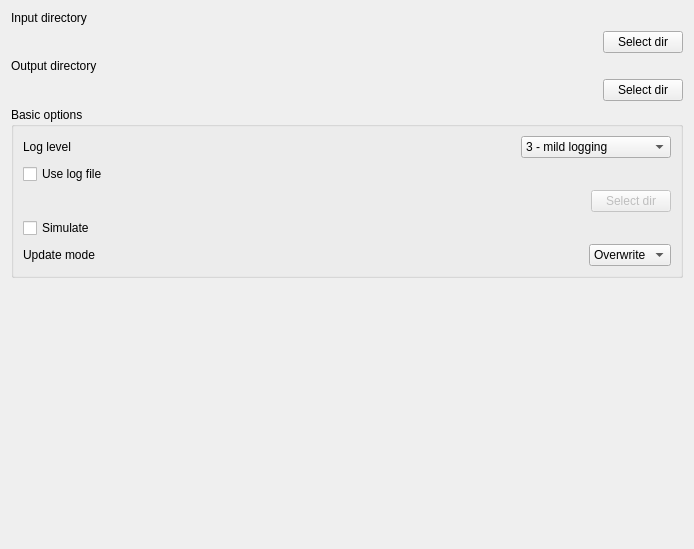
<?xml version="1.0" encoding="UTF-8"?>
<ui version="4.0">
 <class>SpdrGuiBasicInputForm</class>
 <widget class="QWidget" name="SpdrGuiBasicInputForm">
  <property name="geometry">
   <rect>
    <x>0</x>
    <y>0</y>
    <width>694</width>
    <height>549</height>
   </rect>
  </property>
  <property name="windowTitle">
   <string>Form</string>
  </property>
  <layout class="QGridLayout" name="gridLayoutMain">
   <item row="0" column="0">
    <widget class="QLabel" name="labelInput">
     <property name="text">
      <string>Input directory</string>
     </property>
    </widget>
   </item>
   <item row="1" column="0">
    <widget class="QWidget" name="inputPlaceholder" native="true">
     <property name="sizePolicy">
      <sizepolicy hsizetype="Expanding" vsizetype="Minimum">
       <horstretch>0</horstretch>
       <verstretch>0</verstretch>
      </sizepolicy>
     </property>
     <property name="toolTip">
      <string>Type in the directory holding your up-to-date data</string>
     </property>
    </widget>
   </item>
   <item row="1" column="1">
    <widget class="QPushButton" name="pushButtonInput">
     <property name="toolTip">
      <string>Browse to directory holding your up-to-date data</string>
     </property>
     <property name="text">
      <string>Select dir</string>
     </property>
    </widget>
   </item>
   <item row="2" column="0">
    <widget class="QLabel" name="labelOutput">
     <property name="text">
      <string>Output directory</string>
     </property>
    </widget>
   </item>
   <item row="3" column="0">
    <widget class="QWidget" name="outputPlaceholder" native="true">
     <property name="sizePolicy">
      <sizepolicy hsizetype="Expanding" vsizetype="Minimum">
       <horstretch>0</horstretch>
       <verstretch>0</verstretch>
      </sizepolicy>
     </property>
     <property name="toolTip">
      <string>Specify the directory that should be brought up to date with the input directory</string>
     </property>
    </widget>
   </item>
   <item row="3" column="1">
    <widget class="QPushButton" name="pushButtonOutput">
     <property name="toolTip">
      <string>Browse to directory that should be brought up to date with the input directory</string>
     </property>
     <property name="text">
      <string>Select dir</string>
     </property>
    </widget>
   </item>
   <item row="4" column="0" colspan="2">
    <widget class="QGroupBox" name="groupBoxOptions">
     <property name="title">
      <string>Basic options</string>
     </property>
     <layout class="QGridLayout" name="gridLayout">
      <item row="0" column="0" colspan="2">
       <layout class="QHBoxLayout" name="horizontalLayout_3">
        <item>
         <widget class="QLabel" name="labelLogLevel">
          <property name="enabled">
           <bool>true</bool>
          </property>
          <property name="sizePolicy">
           <sizepolicy hsizetype="Expanding" vsizetype="Preferred">
            <horstretch>0</horstretch>
            <verstretch>0</verstretch>
           </sizepolicy>
          </property>
          <property name="text">
           <string>Log level</string>
          </property>
         </widget>
        </item>
        <item>
         <spacer name="horizontalSpacer">
          <property name="orientation">
           <enum>Qt::Horizontal</enum>
          </property>
          <property name="sizeHint" stdset="0">
           <size>
            <width>40</width>
            <height>20</height>
           </size>
          </property>
         </spacer>
        </item>
        <item>
         <widget class="QComboBox" name="comboBoxLogLevel">
          <property name="enabled">
           <bool>true</bool>
          </property>
          <property name="sizePolicy">
           <sizepolicy hsizetype="Minimum" vsizetype="Fixed">
            <horstretch>0</horstretch>
            <verstretch>0</verstretch>
           </sizepolicy>
          </property>
          <property name="maximumSize">
           <size>
            <width>150</width>
            <height>16777215</height>
           </size>
          </property>
          <property name="toolTip">
           <string>Use this control to specify how much log data do you want to see. Options range from no logging to debug logging (this one will log absolutely everything it does; it's not useful unless you want to report bugs or debug the application).

Setting 3 - mild logging is recommended.</string>
          </property>
          <property name="currentIndex">
           <number>3</number>
          </property>
          <item>
           <property name="text">
            <string>0 - no logging</string>
           </property>
          </item>
          <item>
           <property name="text">
            <string>1 - only critical errors</string>
           </property>
          </item>
          <item>
           <property name="text">
            <string>2 - only errors</string>
           </property>
          </item>
          <item>
           <property name="text">
            <string>3 - mild logging</string>
           </property>
          </item>
          <item>
           <property name="text">
            <string>4 - medium logging</string>
           </property>
          </item>
          <item>
           <property name="text">
            <string>5 - excessive logging</string>
           </property>
          </item>
          <item>
           <property name="text">
            <string>6 - log everything (debug output)</string>
           </property>
          </item>
         </widget>
        </item>
       </layout>
      </item>
      <item row="1" column="0">
       <widget class="QCheckBox" name="checkBoxLog">
        <property name="sizePolicy">
         <sizepolicy hsizetype="Expanding" vsizetype="Fixed">
          <horstretch>0</horstretch>
          <verstretch>0</verstretch>
         </sizepolicy>
        </property>
        <property name="toolTip">
         <string>When checked, Spdr will print all log messages to a log file, instead of using standard output/ standard error channels.</string>
        </property>
        <property name="text">
         <string>Use log file</string>
        </property>
       </widget>
      </item>
      <item row="1" column="1">
       <spacer name="horizontalSpacer_3">
        <property name="orientation">
         <enum>Qt::Horizontal</enum>
        </property>
        <property name="sizeHint" stdset="0">
         <size>
          <width>312</width>
          <height>20</height>
         </size>
        </property>
       </spacer>
      </item>
      <item row="2" column="0" colspan="2">
       <layout class="QHBoxLayout" name="horizontalLayout">
        <item>
         <widget class="QWidget" name="logPlaceholder" native="true">
          <property name="sizePolicy">
           <sizepolicy hsizetype="Expanding" vsizetype="Minimum">
            <horstretch>0</horstretch>
            <verstretch>0</verstretch>
           </sizepolicy>
          </property>
          <property name="toolTip">
           <string>Specify the file you wish to use as a log file</string>
          </property>
         </widget>
        </item>
        <item>
         <widget class="QPushButton" name="pushButtonLog">
          <property name="enabled">
           <bool>false</bool>
          </property>
          <property name="toolTip">
           <string>Specify the file you wish to use as a log file</string>
          </property>
          <property name="text">
           <string>Select dir</string>
          </property>
         </widget>
        </item>
       </layout>
      </item>
      <item row="3" column="0">
       <widget class="QCheckBox" name="checkBoxSimulate">
        <property name="sizePolicy">
         <sizepolicy hsizetype="Expanding" vsizetype="Fixed">
          <horstretch>0</horstretch>
          <verstretch>0</verstretch>
         </sizepolicy>
        </property>
        <property name="toolTip">
         <string>When checked, Spdr will simulate it's usual workflow. What that means is that it will perform all the operations as usual, print all the log messages, etc. but it will not actually make any changes to the file system.

Simulation mode can be used to see if Spdr works correctly without risking any lasting changes to the data. It is best combined with using a high log level.</string>
        </property>
        <property name="text">
         <string>Simulate</string>
        </property>
       </widget>
      </item>
      <item row="3" column="1">
       <spacer name="horizontalSpacer_4">
        <property name="orientation">
         <enum>Qt::Horizontal</enum>
        </property>
        <property name="sizeHint" stdset="0">
         <size>
          <width>312</width>
          <height>20</height>
         </size>
        </property>
       </spacer>
      </item>
      <item row="4" column="0" colspan="2">
       <layout class="QHBoxLayout" name="horizontalLayout_2">
        <item>
         <widget class="QLabel" name="labelUpdateMode">
          <property name="sizePolicy">
           <sizepolicy hsizetype="Expanding" vsizetype="Preferred">
            <horstretch>0</horstretch>
            <verstretch>0</verstretch>
           </sizepolicy>
          </property>
          <property name="text">
           <string>Update mode</string>
          </property>
         </widget>
        </item>
        <item>
         <spacer name="horizontalSpacer_2">
          <property name="orientation">
           <enum>Qt::Horizontal</enum>
          </property>
          <property name="sizeHint" stdset="0">
           <size>
            <width>40</width>
            <height>20</height>
           </size>
          </property>
         </spacer>
        </item>
        <item>
         <widget class="QComboBox" name="comboBoxUpdateMode">
          <property name="sizePolicy">
           <sizepolicy hsizetype="Minimum" vsizetype="Fixed">
            <horstretch>0</horstretch>
            <verstretch>0</verstretch>
           </sizepolicy>
          </property>
          <property name="toolTip">
           <string>Use this control to specify what should be done when Spdr encounters an already existing file with the same name present in output. If files are identical, Spdr will simply skip that file. But if the contents are different, &lt;b&gt;Update mode&lt;/b&gt; will kick in:
 - overwrite - will overwrite the file in output with the version from input
 - ignore - will skip the file
 - ask - will ask what to do (&lt;b&gt;NOT IMPLEMENTED YET!&lt;/b&gt;)</string>
          </property>
          <property name="currentIndex">
           <number>1</number>
          </property>
          <item>
           <property name="text">
            <string>Ask</string>
           </property>
          </item>
          <item>
           <property name="text">
            <string>Overwrite</string>
           </property>
          </item>
          <item>
           <property name="text">
            <string>Ignore</string>
           </property>
          </item>
         </widget>
        </item>
       </layout>
      </item>
     </layout>
    </widget>
   </item>
   <item row="5" column="0" colspan="2">
    <spacer name="verticalSpacer">
     <property name="orientation">
      <enum>Qt::Vertical</enum>
     </property>
     <property name="sizeHint" stdset="0">
      <size>
       <width>20</width>
       <height>170</height>
      </size>
     </property>
    </spacer>
   </item>
  </layout>
 </widget>
 <resources/>
 <connections>
  <connection>
   <sender>checkBoxLog</sender>
   <signal>toggled(bool)</signal>
   <receiver>pushButtonLog</receiver>
   <slot>setEnabled(bool)</slot>
   <hints>
    <hint type="sourcelabel">
     <x>242</x>
     <y>178</y>
    </hint>
    <hint type="destinationlabel">
     <x>646</x>
     <y>210</y>
    </hint>
   </hints>
  </connection>
 </connections>
</ui>
